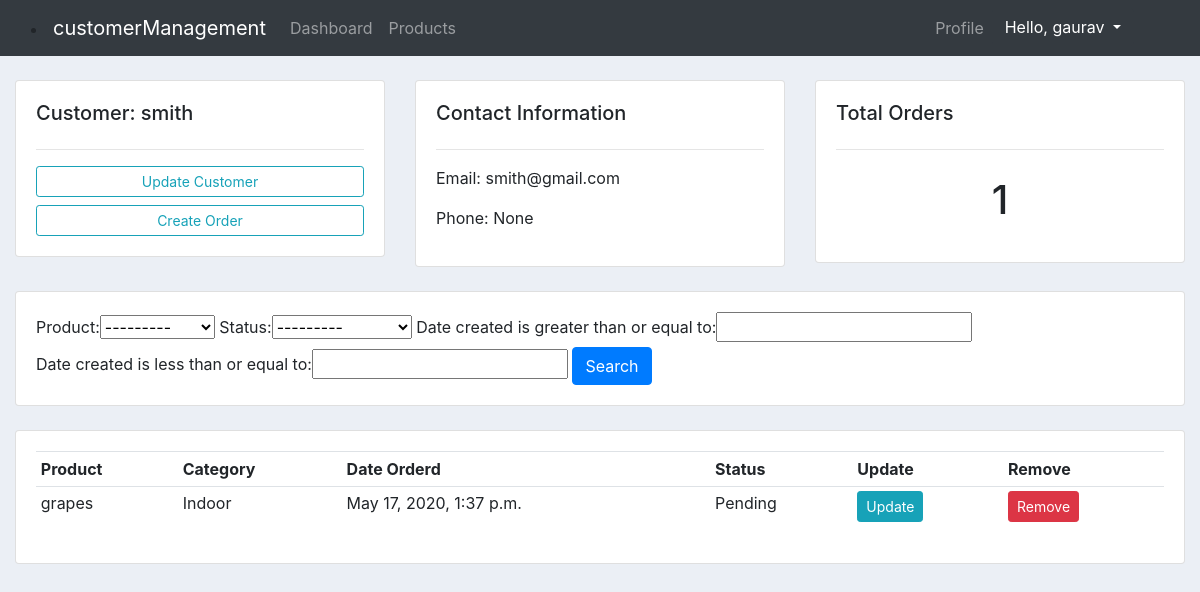
The page /customer/5 (signed in) on the database as committed earlier.
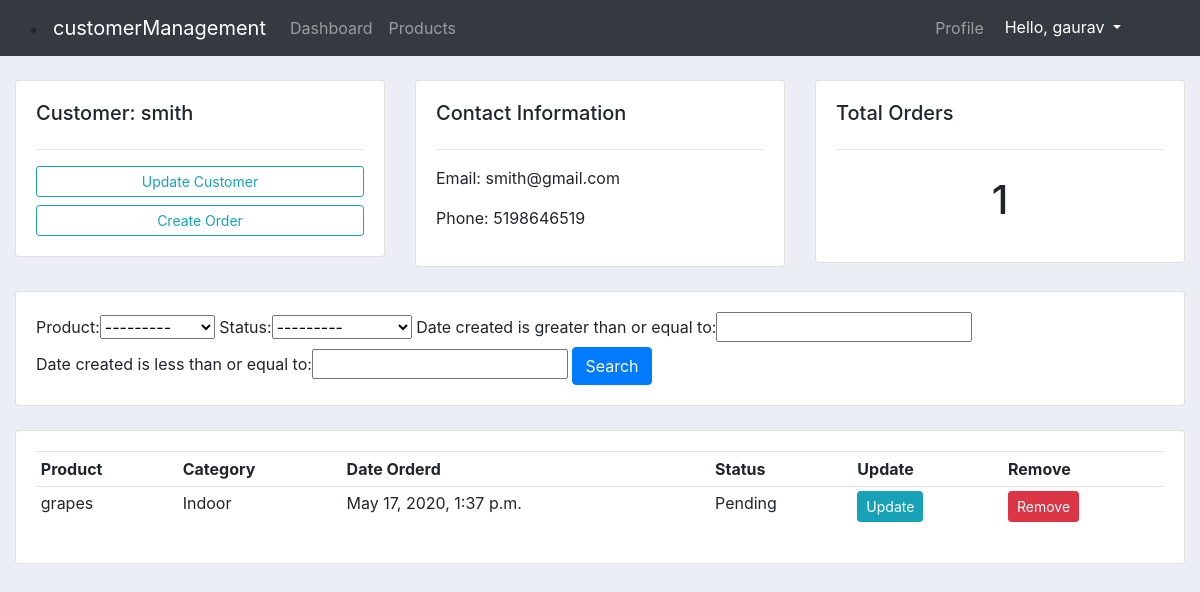
The same page on the database as committed later.
### accounts/models.py (models this page shows, shortened)
class Customer(models.Model):
    user = models.OneToOneField(User, null=True, blank=True, on_delete=models.CASCADE)
    name = models.CharField(max_length=200, null=True)
    phone = models.CharField(max_length=200, null=True)
    email = models.EmailField(null=True)
    profile_pic = models.ImageField(default="profile_pic.jpg",null=True, blank=True)
    date_created = models.DateTimeField(auto_now_add=True)

### accounts/decorators.py (the view)
        def wrapper_func(request, *args, **kwargs):
            group = None
            if request.user.groups.exists():
                group = request.user.groups.all()[0].name
            if group in allowed_roles:
                return view_func(request, *args, **kwargs)
            else:
                return HttpResponse('You are not authorized to view this page')

### accounts/models.py (called while the page is built)
    def __str__(self):
        return self.name

### accounts/views.py (called while the page is built)
@login_required(login_url="loginuser")
@allowed_users(allowed_roles=['admin'])
def customer(request, pk):
    customer = Customer.objects.get(id=pk)
    orders = customer.order_set.all()
    total_orders = orders.count()
    myFilter = OrderFilter(request.GET, queryset=orders)
    orders = myFilter.qs
    context = {
        'customer':customer,
        'orders':orders,
        'total_orders':total_orders,
        'myFilter':myFilter
    }
    return render(request, 'accounts/customer.html',context)

### accounts/templates/accounts/customer.html
{%  extends 'accounts/main.html' %}
{% block content %}
	<br>
<div class="row">
	<div class="col-md">
		<div class="card card-body">
			<h5>Customer: {{customer.name}}</h5>
			<hr>
			<a class="btn btn-outline-info  btn-sm btn-block" href="">Update Customer</a>
			<a class="btn btn-outline-info  btn-sm btn-block" href="{% url 'create_order' customer.id %}">Create Order</a>
		</div>
	</div>
	<div class="col-md">
		<div class="card card-body">
			<h5>Contact Information</h5>
			<hr>
			<p>Email: {{ customer.email}}</p>
			<p>Phone: {{ customer.phone}}</p>
		</div>
	</div>
	<div class="col-md">
		<div class="card card-body">
			<h5>Total Orders</h5>
			<hr>
			<h1 style="text-align: center;padding: 10px">{{total_orders}}</h1>
		</div>
	</div>
</div>
<br>
<div class="row">
	<div class="col">
		<div class="card card-body">
			<form method="get">
				{{myFilter.form}}
		    <button class="btn btn-primary" type="submit">Search</button>
		  </form>
		</div>
	</div>
</div>
<br>
<div class="row">
	<div class="col-md">
		<div class="card card-body">
			<table class="table table-sm">
				<tr>
					<th>Product</th>
					<th>Category</th>
					<th>Date Orderd</th>
					<th>Status</th>
					<th>Update</th>
					<th>Remove</th>
				</tr>
				{% for order in orders %}
					<tr>
						<td>{{order.product}}</td>
						<td>{{order.product.category}}</td>
						<td>{{order.date_created}}</td>
						<td>{{order.status}}</td>
						<td><a class=" btn btn-sm btn-info"href="{% url 'update_order' order.id %}">Update</a></td>
						<td><a class="btn btn-sm btn-danger" href="{% url 'delete_order' order.id %}">Remove</a></td>
					</tr>
				{% endfor %}
			</table>
		</div>
	</div>
</div>
{% endblock %}

Rows that differ between the two databases and show on the page:
changed Customer "smith": phone "None" → "5198646519"
